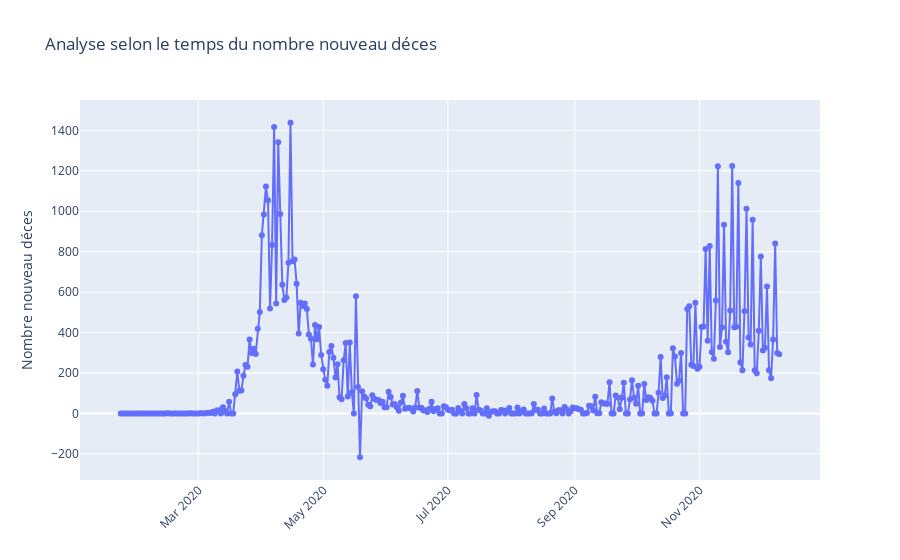

Notebook cell for this chart:
### Code cell
fig_1 =go.Figure(data=go.Scatter(x=df_france['date_column'],y=df_france['new_deaths'],mode='lines+markers'))
fig_1.update_layout(title ="Analyse selon le temps du nombre nouveau déces",yaxis_title="Nombre nouveau déces",xaxis_tickangle=315)       
fig_1.show()

### Figure 1 — Plotly figure (JSON) as saved in the notebook; plotly's stock layout.template omitted (floating-point values rounded to 4 significant figures; data arrays with more than 128 entries replaced by an {"elided": "..."} marker saying what was removed)
{"data": [{"mode": "lines+markers", "type": "scatter", "x": {"elided": "323 str values"}, "y": {"elided": "323 int values"}}], "layout": {"title": {"text": "Analyse selon le temps du nombre nouveau déces"}, "xaxis": {"tickangle": -45}, "yaxis": {"title": {"text": "Nombre nouveau déces"}}}}
